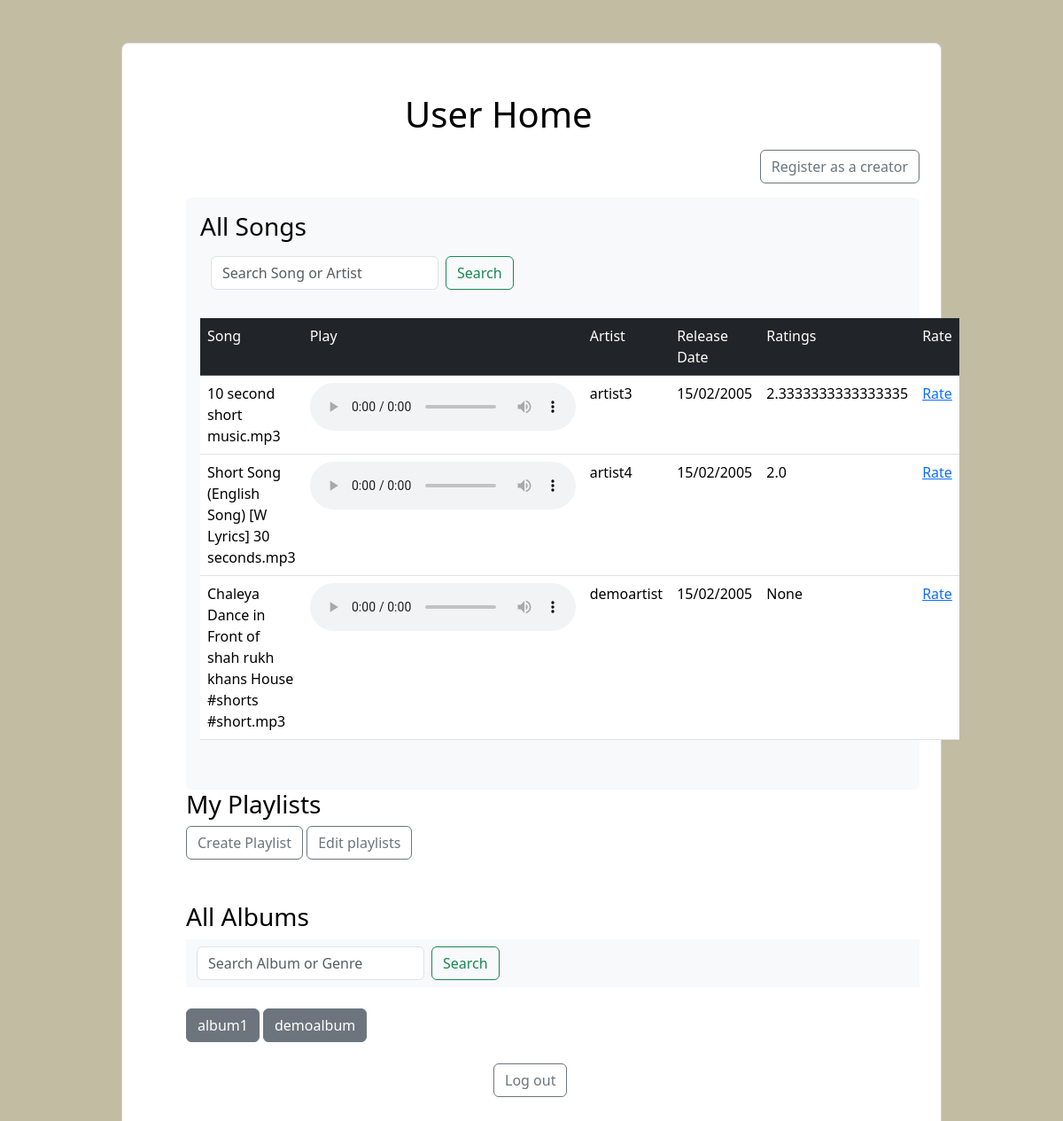
Page /userhome/1 on the committed database.
### model.py (models this page shows)
class songs(db.Model):
    song_id=db.Column(db.Integer,primary_key=True)
    song_title=db.Column(db.String(120), unique=True, nullable=False)
    artist=db.Column(db.String(50), nullable=False)
    release_date=db.Column(db.String(50))
    flag=db.Column(db.Boolean)
    creator_id=db.Column(db.Integer,db.ForeignKey('creators.creator_id'))
    album_id=db.Column(db.Integer,db.ForeignKey('albums.album_id'))
    average_rating = db.Column(db.Float)
    ratings = db.relationship('rating', backref='song', cascade='all, delete-orphan')

class albums(db.Model):
    album_id=db.Column(db.Integer,primary_key=True)
    album_title=db.Column(db.String(50), unique=True, nullable=False)
    creator_id=db.Column(db.Integer,db.ForeignKey('creators.creator_id'))
    genre=db.Column(db.String(50), nullable=False)
    songs=db.relationship('songs',backref='albums')
    albumsong=db.relationship('albumsong',backref='albums', cascade='all, delete-orphan')

### app.py (the view)
@app.route('/userhome/<int:user_id>', methods=['GET','POST'])
def userhome(user_id):
    this_user=users.query.get(user_id)
    song_list=songs.query.filter_by(flag=False)
    myplaylists=playlists.query.filter_by(user_id=this_user.user_id).all()
    all_albums=albums.query.all()
    return render_template('userhome.html',song_list=song_list,this_user=this_user,myplaylists=myplaylists,all_albums=all_albums)

### templates/userhome.html (shortened to what this page needs)
<!DOCTYPE html>
<html lang="en">
<head>
    <link href="https://cdn.jsdelivr.net/npm/bootstrap@5.3.2/dist/css/bootstrap.min.css" rel="stylesheet">
</head>
<body>
    <section class="h-100 gradient-form" style="background-color: #c1bca2;">
        <div class="container py-5 h-100">
          <div class="row d-flex justify-content-center align-items-center h-100">
            <div class="col-xl-10">
              <div class="card rounded-3 text-black">
                <div class="row g-0">
                    <div class="card-body p-md-5 mx-md-4">
                        <div class="mx-auto p-2" style="width: 350px;">
                            <h1>User Home</h1></div>
    <div style="text-align: right;"><p><a class="btn btn-outline-secondary" href="/creatorregister" >Register as a creator</a></p></div>
    <div data-bs-spy="scroll" data-bs-target="#navbar-example2" data-bs-root-margin="0px 0px -40%" data-bs-smooth-scroll="true" class="scrollspy-example bg-body-tertiary p-3 rounded-2" tabindex="0">
        <h3>All Songs</h3>
        <nav class="navbar navbar-expand-lg bg-body-tertiary">
            <div class="container-fluid">
                <div class="collapse navbar-collapse" id="navbarSupportedContent">
                    <form class="d-flex" role="search" action="/search" method="POST">
                        <input class="form-control me-2" type="search" placeholder="Search Song or Artist" aria-label="Search" name="search_key">
                        <button class="btn btn-outline-success" type="submit">Search</button>
                      </form>
                    </div>
                  </div>
                </nav><br>
            <table class="table">
            <tr class="table-dark">
                <td>Song</td>
                <td>Play</td>
                <td>Artist</td>
                <td>Release Date</td>
                <td>Ratings</td>
                <td>Rate</td>
            </tr>
            {%for song in song_list%}
            <tr>
                <td>{{song.song_title}}</td>
                <td><audio controls><source src="{{url_for('static',filename='audios/'+song.song_title)}}" type="audio/mpeg"></audio></td>
                <td>{{song.artist}}</td>
                <td>{{song.release_date}}</td>
                <td>{{song.average_rating}}</td>
                <td><a href="/rate/{{this_user.user_id}}/{{song.song_id}}">Rate</a></td>
            </tr>
            {%endfor%}
        </table><br>
    </div>
    <h3>My Playlists</h3>
    <a class="btn btn-outline-secondary" href="/createplaylist/{{this_user.user_id}}">Create Playlist</a>
    <a class="btn btn-outline-secondary" href="/editplaylists/{{this_user.user_id}}">Edit playlists</a><br><br>
      <h3>All Albums</h3>
      <nav class="navbar navbar-expand-lg bg-body-tertiary">
        <div class="container-fluid">
            <div class="collapse navbar-collapse" id="navbarSupportedContent">
                <form class="d-flex" role="search" action="/searchalbum" method="POST">
                    <input class="form-control me-2" type="search" placeholder="Search Album or Genre" aria-label="Search" name="search_key">
                    <button class="btn btn-outline-success" type="submit">Search</button>
                  </form>
                </div>
              </div>
            </nav><br>
        <p class="d-inline-flex gap-1">
        {%for album in all_albums%}
    <button class="btn btn-secondary" type="button" data-bs-toggle="collapse" data-bs-target="#{{album.album_title}}" aria-expanded="false" aria-controls="{{album.album_title}}">
        {{album.album_title}}
      </button>
      {%endfor%}
    </p>
      <div class="mx-auto p-2" style="width: 150px;">
        <a class="btn btn-outline-secondary" href="/">Log out</a>
      </div>
    </div>
</div>
</div>
</div>
</div>
</section>
</body>
</html>

### rows in the picture
songs: song_title "10 second short music.mp3", artist "artist3", release_date "15/02/2005", average_rating "2.3333333333333335"
songs: song_title "Short Song (English Song) [W Lyrics] 30 seconds.mp3", artist "artist4", release_date "15/02/2005", average_rating "2.0"
songs: song_title "Chaleya Dance in Front of shah rukh khans House #shorts #short.mp3", artist "demoartist", release_date "15/02/2005", average_rating "None"
albums: album_title "album1"
albums: album_title "demoalbum"
